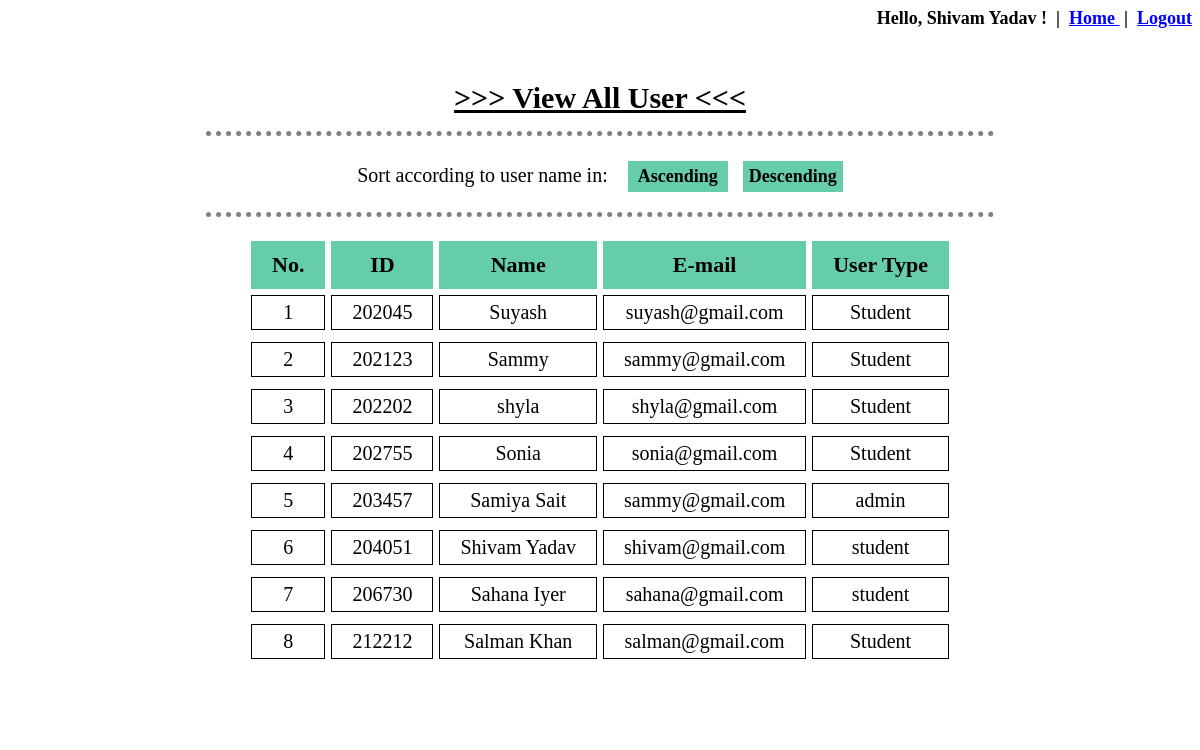
Page /user_manage_view.php (signed in) on the committed database.
### tables this page shows
CREATE TABLE `user_details` (
  `UserNo` int(10) NOT NULL,
  `UserID` varchar(10) NOT NULL,
  `UserFullName` varchar(80) NOT NULL,
  `UserPassword` varchar(12) NOT NULL,
  `UserType` varchar(11) NOT NULL,
  `UserEmail` varchar(50) NOT NULL,
  `UserImage` longblob NOT NULL,
  `UserImageName` varchar(50) NOT NULL
);

### user_manage_view.php (the view, shortened to what this page needs)
<?php
	include "database/connect.php";
	include 'session.php';
?>
<!DOCTYPE html>
<html>
<head>
</head>
<body background="image\bg.png">
	<div id="view" align="center">
		<br>
		<p><span style="text-decoration: underline;font-weight: 900;font-size: 30px"> >>> View All User <<< </span></p>
		<hr>
		<form action="user_manage_view.php" method="POST" style="font-size: 20px;">
			Sort according to user name in: &nbsp;&nbsp;
			<input type="submit" name="ascending" value="Ascending">&nbsp;&nbsp;
			<input type="submit" name="descending" value="Descending">
		</form>
		<hr>
		<table align="center" cellpadding="20px" cellspacing="6px">
			<tr>
				<th>No.</th>
				<th>ID</th>
				<th>Name</th>
				<th>E-mail</th>
				<th>User Type</th>
			</tr>
			<?php
				if (isset($_POST['ascending'])) {
					$count=0;
					$conn = mysqli_connect($servername, $username, $password, $dbname);
					$read_user = "SELECT * FROM user_details ORDER BY UserFullName ASC";
					$result_read_user = mysqli_query($conn, $read_user);
					if(mysqli_num_rows($result_read_user)>0){
						while($row = mysqli_fetch_array($result_read_user, MYSQLI_ASSOC)){
							$count=$count+1;
							echo "<tr>";
							echo "<td>".$count."</td>";
							echo "<td>".$row['UserID']."</td>";
							echo "<td>".$row['UserFullName']."</td>";
							echo "<td>".$row['UserEmail']."</td>";
							echo "<td>".$row['UserType']."</td>";
							echo "<tr>";
						}
					}
				}
				else{
					$count=0;
					$conn = mysqli_connect($servername, $username, $password, $dbname);
					$read_user = "SELECT * FROM user_details ORDER BY UserID ASC";
					$result_read_user = mysqli_query($conn, $read_user);
					if(mysqli_num_rows($result_read_user)>0){
						while($row = mysqli_fetch_array($result_read_user, MYSQLI_ASSOC)){
							$count=$count+1;
							echo "<tr>";
							echo "<td>".$count."</td>";
							echo "<td>".$row['UserID']."</td>";
							echo "<td>".$row['UserFullName']."</td>";
							echo "<td>".$row['UserEmail']."</td>";
							echo "<td>".$row['UserType']."</td>";
							echo "<tr>";
						}
					}
				}
			?>
		</table>
	</div>
</body>
</html>

### user_manage_view.php (style rules this page uses)
form { margin-left: 60px; margin-top: 15px; margin-right: 60px; }
table { max-width:1200px; margin-bottom:50px; margin-left:auto; margin-right:auto; background-color: white; text-align:center; }
th { background-color: #66CDAA; border:1px solid #66CDAA; font-size: 22px; text-align: center; padding-top: 10px ; padding-bottom: 10px ; }
td { border:1px solid black; font-size: 20px; font-family: Times New Roman; text-align: center; padding-top: 5px ; padding-bottom: 5px ; }
input[type=submit] { padding: 5px; color: black; border: none; background-color: #66CDAA; font-weight: 700; font-family: Times New Roman; font-size: 18px; text-align: center; width: 100px; }
div { margin: auto; padding-bottom: 1px; width: 70%; background-color: white; }
hr { border-top: 5px dotted grey; border-bottom: none; border-left: none; border-right: none; width: 95%; padding-top: 10px }

### rows in the picture
user_details: UserID "202045", UserFullName "Suyash", UserEmail "suyash@gmail.com", UserType "Student"
user_details: UserID "202123", UserFullName "Sammy", UserEmail "sammy@gmail.com", UserType "Student"
user_details: UserID "202202", UserFullName "shyla", UserEmail "shyla@gmail.com", UserType "Student"
user_details: UserID "202755", UserFullName "Sonia", UserEmail "sonia@gmail.com", UserType "Student"
user_details: UserID "203457", UserFullName "Samiya Sait", UserEmail "sammy@gmail.com", UserType "admin"
user_details: UserID "204051", UserFullName "Shivam Yadav", UserEmail "shivam@gmail.com", UserType "student"
user_details: UserID "206730", UserFullName "Sahana Iyer", UserEmail "sahana@gmail.com", UserType "student"
user_details: UserID "212212", UserFullName "Salman Khan", UserEmail "salman@gmail.com", UserType "Student"

### other values in the picture
$_SESSION['UserFullName'] "Shivam Yadav"
